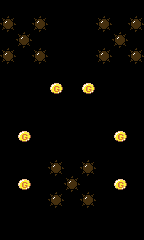

Tiled map render using the project's own tile images. Description and the whole map definition, tile-layer contents included, below:
An orthogonal 9x15 tile map with 16x16 px tiles, 1 tile layer (map).

<map version="1.0" orientation="orthogonal" renderorder="right-down" width="9" height="15" tilewidth="16" tileheight="16" nextobjectid="1">
 <tileset firstgid="1" name="tileset" tilewidth="16" tileheight="16" tilecount="64" columns="8">
  <image source="tileset.png" width="128" height="128" />
 </tileset>
 <layer name="map" width="9" height="15">
  <data encoding="csv">
0,0,0,0,0,0,0,0,0,
1,0,1,0,0,0,1,0,1,
0,1,0,0,0,0,0,1,0,
1,0,1,0,0,0,1,0,1,
0,0,0,0,0,0,0,0,0,
0,0,0,25,0,25,0,0,0,
0,0,0,0,0,0,0,0,0,
0,0,0,0,0,0,0,0,0,
0,25,0,0,0,0,0,25,0,
0,0,0,0,0,0,0,0,0,
0,0,0,1,0,1,0,0,0,
0,25,0,0,1,0,0,25,0,
0,0,0,1,0,1,0,0,0,
0,0,0,0,0,0,0,0,0,
0,0,0,0,0,0,0,0,0
</data>
 </layer>
</map>
